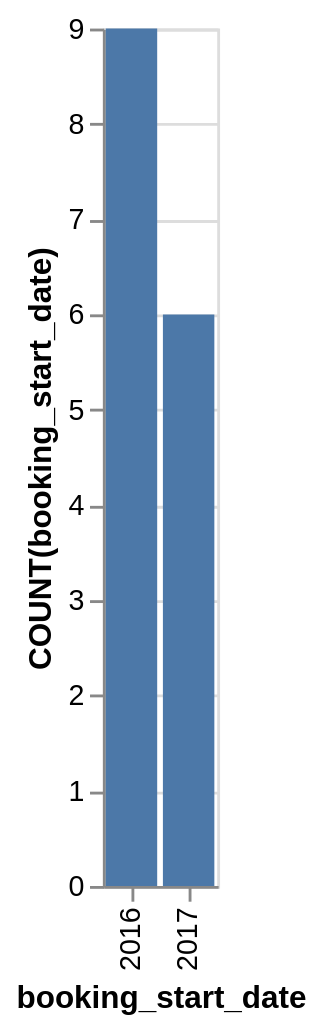

Express this chart as Vega-Lite.
### Vega-Lite specification from a JSON file in a GitHub repository (floating-point values rounded to 4 significant figures)
{"data": {"values": [{"x_data": "2016", "y_data": 9}, {"x_data": "2017", "y_data": 6}]}, "mark": "bar", "encoding": {"x": {"field": "x_data", "type": "nominal", "title": "booking_start_date", "sort": "ascending"}, "y": {"field": "y_data", "type": "quantitative", "title": "COUNT(booking_start_date)"}}}
